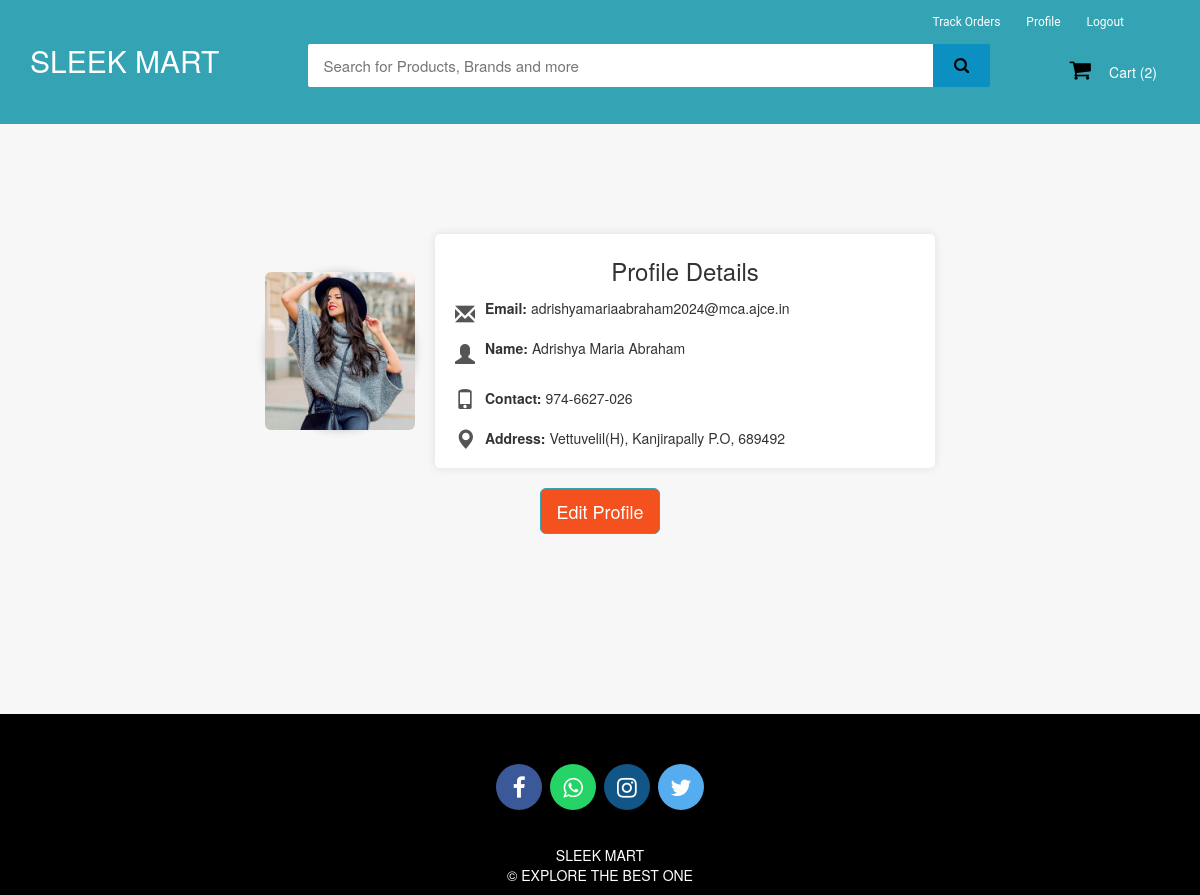
Before: /profile (signed in) with the older database file.
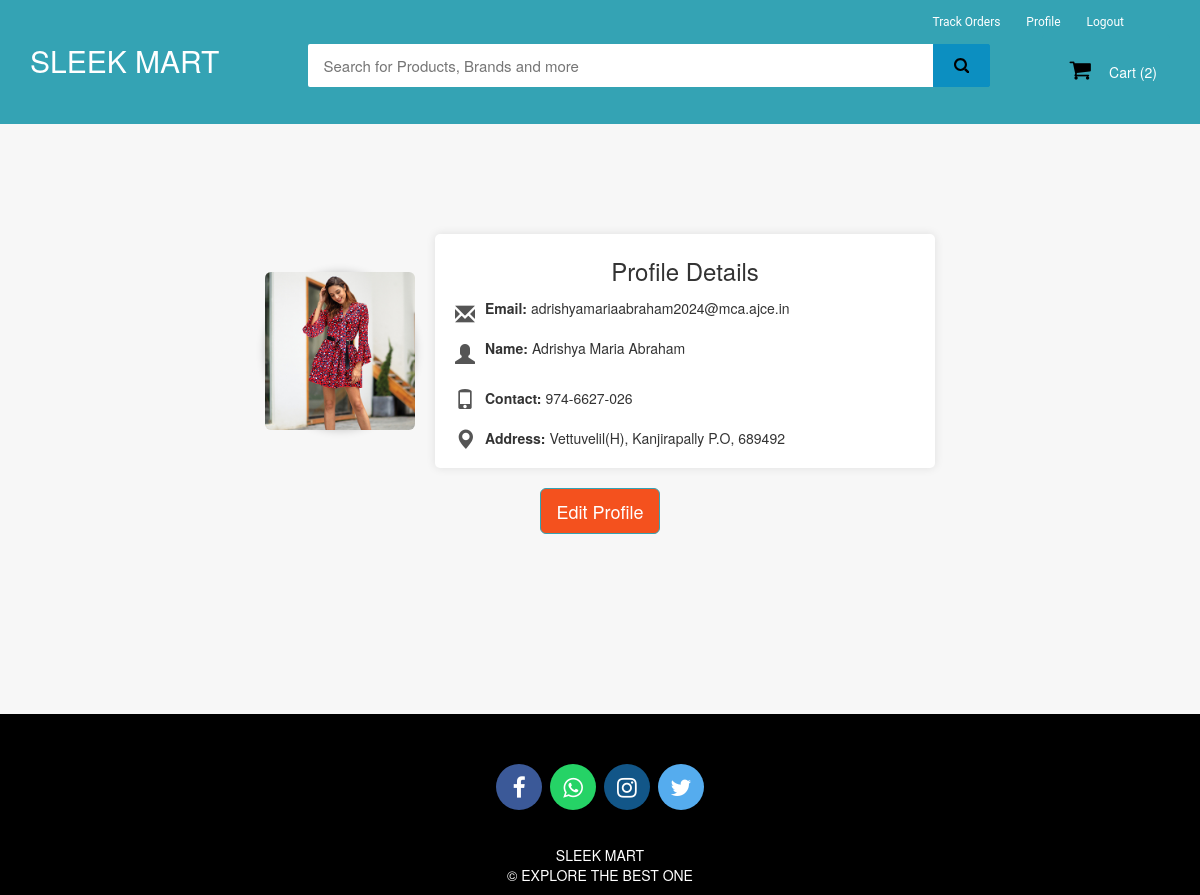
After: the same page with the newer database file.
### dashboard/models.py (models this page shows, shortened)
class CustomUser(AbstractBaseUser, PermissionsMixin):
    USER_ROLES = (
        ('customer', 'Customer'),
        ('seller', 'Seller'),
        ('admin', 'Admin'),
        ('delivery_agent', 'Delivery Agent'),
    )
    email = models.EmailField(unique=True)
    name = models.CharField(max_length=100,null=True, blank=True)
    mobile = models.CharField(max_length=15, blank=True, null=True)
    profile_pic = models.ImageField(upload_to='profile_pics/', blank=True, null=True)
    address = models.TextField(blank=True, null=True)
    is_active = models.BooleanField(default=True)
    is_staff = models.BooleanField(default=False)
    date_joined = models.DateTimeField(default=timezone.now)
    role = models.CharField(max_length=15, choices=USER_ROLES, blank=True, null=True,default='customer')
    objects = CustomUserManager()
    USERNAME_FIELD = 'email'
    REQUIRED_FIELDS = ['name']

### dashboard/views.py (the view)
# urls.py: path('profile',  views.profile, name='profile'),
@login_required
def profile(request):
    cart_count = 0
    if request.user.is_authenticated:
        user = request.user
        cart_count = CartItems.objects.filter(cart__user=user).count()
    context = {
        'cart_count' : cart_count
    }
    return render(request, 'Customer/profile.html', context)

### templates/Customer/profile.html (shortened to what this page needs)
{% extends 'Customer/customer_base.html' %}
{% load static %}
{% block content %}
<br><br><br>
<form method="post" enctype="multipart/form-data">
<div class="profile-container">
    <div class="profile-pic">
      {% if request.user.profile_pic %}
    <img src="{{ request.user.profile_pic.url }}" alt="profile pic" class="img-rounded img-responsive" />
      {% else %}
      <img src="{% static 'images/propic.jpg' %}" alt="default profile pic" class="img-rounded img-responsive" />
      {% endif %}
    </div>
    <div class="profile-details">
        <p class="section-title">Profile Details</p>
        <div class="user-info">
            <i class="user-icon glyphicon glyphicon-envelope"></i>
            <p><strong>Email:</strong> {{ request.user.email }}</p>
        </div>
        <div class="user-info">
          <i class="user-icon glyphicon glyphicon-user"></i>
            <p><strong>Name:</strong> {{ request.user.name }}</p>
        </div>
        <div class="contact-info">
            <i class="contact-icon glyphicon glyphicon-phone"></i>
            <p class="contactno"><strong>Contact:</strong> {{ request.user.mobile }}</p>
        </div>
        <div class="contact-info">
          <i class="contact-icon glyphicon glyphicon-map-marker"></i>
          <p class="contactno"><strong>Address:</strong> {{ request.user.address }}</p>
      </div>
    </div>
</div>
</form>
<div class="text-center edit-button">
  <a href="{% url 'edit_profile' %}"><button class="btn btn-primary btn-lg"><span>Edit Profile</span></button></a>
</div>
<br><br><br><br><br><br>
{% endblock content %}

Changed rows visible on the page:
changed CustomUser "adrishyamariaabraham2024@mca.ajce.in": user.profile_pic: a different picture
